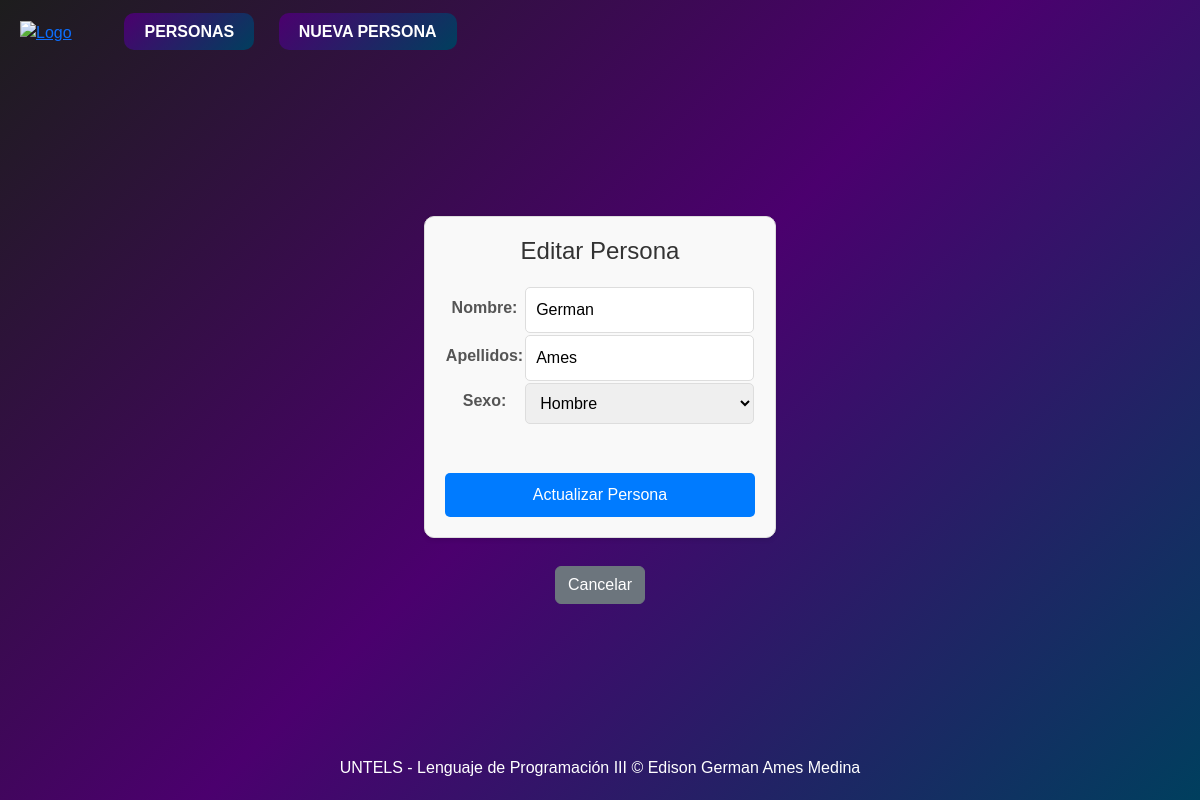
/agregar_persona/1/, run on an earlier commit of the app's database.
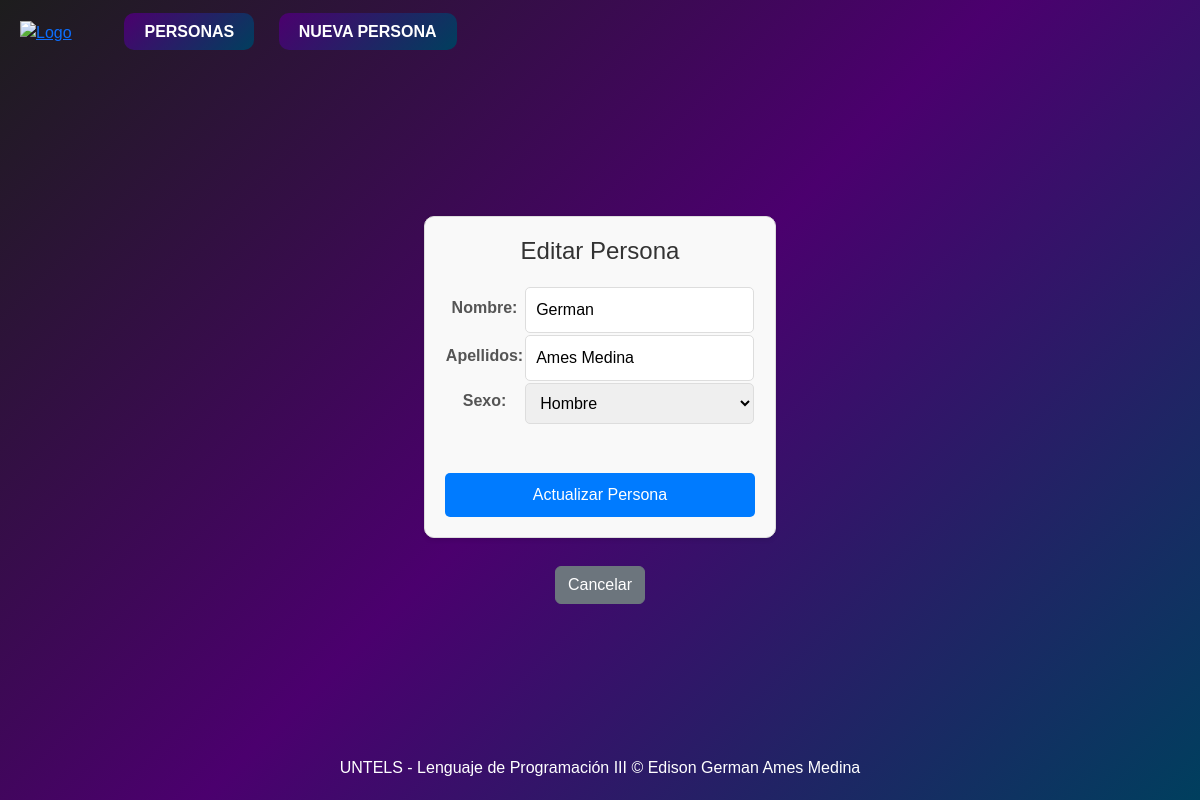
And on a later commit of the database.
### miapp/models.py (models this page shows)
class AMES_Persona(models.Model):
    select_sexo = (
        ('Hombre', 'Hombre'),
        ('Mujer', 'Mujer')
    )
    nombre = models.CharField(max_length=100)
    apellidos = models.CharField(max_length=100)
    sexo = models.CharField(max_length=8, choices=select_sexo)
    fecha_de_registro = models.DateTimeField(auto_now_add=True)

### miapp/views.py (the view, shortened to what this page needs)
# urls.py: path('agregar_persona/<int:persona_id>/', views.registrar_persona, name='editar_persona'),
def registrar_persona(request, persona_id=None):
    persona = None
    if persona_id:
        persona = get_object_or_404(AMES_Persona, id=persona_id)
    return render(request, 'agregar_persona.html', {'persona': persona})

### miapp/templates/agregar_persona.html (shortened to what this page needs)
{% extends 'layout.html' %}
{% block content %}
<form action="{% if persona %}{% url 'editar_persona' persona.id %}{% else %}{% url 'registro_persona' %}{% endif %}" method="POST" class="form-container" enctype="multipart/form-data">
    <h2 class="form-title">{% if persona %}Editar Persona{% else %}Ingresar Nueva Persona{% endif %}</h2>
    <table class="form-table">
        <tr class="form-row">
            <td><label for="nombre" class="form-label">Nombre:</label></td>
            <td><input type="text" id="nombre" name="nombre" value="{{ persona.nombre|default_if_none:'' }}" minlength="1" maxlength="10" required class="form-input"></td>
        </tr>
        <tr class="form-row">
            <td><label for="apellidos" class="form-label">Apellidos:</label></td>
            <td><input type="text" id="apellidos" name="apellidos" value="{{ persona.apellidos|default_if_none:'' }}" minlength="1" maxlength="50" required class="form-input"></td>
        </tr>
        <tr class="form-row">
            <td><label for="sexo" class="form-label">Sexo:</label></td>
            <td>
                <select id="sexo" name="sexo" class="form-input">
                    <option value="Hombre" {% if persona.sexo == 'Hombre' %}selected{% endif %}>Hombre</option>
                </select>
            </td>
        </tr>
    </table>
    <button type="submit" class="form-button btn btn-success mt-5">{% if persona %}Actualizar Persona{% else %}Guardar Persona{% endif %}</button>
</form>
<a href="{% url 'personas' %}" class="btn btn-secondary mt-2">Cancelar</a>
{% endblock %}

What changed in the data, as far as the page shows it:
changed AMES_Persona "German": apellidos "Ames" → "Ames Medina"
